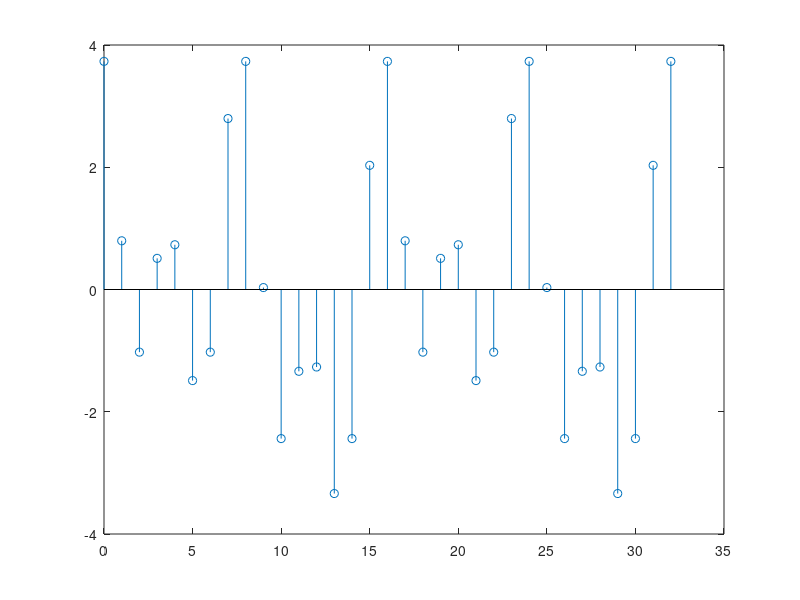

MATLAB code to generate this figure:
% % syms 로 변수선언
% % stepfun(t,0) 2023 버전에서 사용하려면 애드온에서 control system tool box 설치
% syms t s a f(tau)
% 
% eqn_t1 = stepfun(t,0); 
% %;은 출력 무시가능, Matlab은 t>=0 always 그러므로 1 출력
% 
% eqn_s1 = laplace(eqn_t1,s)
% %라플라스변환
% 
% 
% pretty(eqn_s1);
% %가독성 좋게 식 변경
% 
% eqn_t2= exp(-a*t);
% %exp() => e^(-at) 함수 표현
% 
% eqn_s2=laplace(eqn_t2,s);
% 
% eqn_t21=ilaplace(eqn_s2,t)
% %라플라스 역변환
% 
% eqn_t3 = int(f(tau),tau,-inf,t);
% %적분 표현 f(t) 사용안하고 f(tau) 쓴 이유는 적분구간에서 t가 중복되기 때문
% 
% eqn_s3= laplace(eqn_t3);
% 
% pretty(eqn_s3);
n=[0:32];
xn=2*cos(pi*n/4)+sin(pi*n/8)+2*cos(pi*n/2+pi/6);

stem(n,xn)